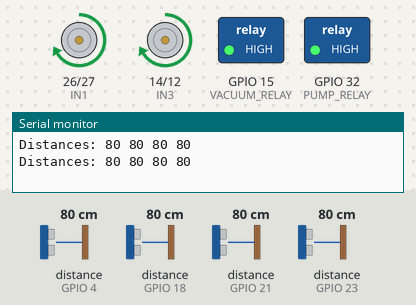
The sketch below on a simulated ESP32. Shown: motor-driver pin pairs drawn as motors (green arrow = first pin HIGH = forward, orange = second pin HIGH = backward, longer = more drive, scaled by the enable pin), switched loads named in the sketch (green lamp = pin HIGH), the last lines printed to the serial monitor. The inputs (shaded band) are chosen by the test bench; at power-on: distance to the obstacle (sensors on GPIO 4, GPIO 18, GPIO 21, GPIO 23) 80 cm. The echo pulse lasts 58.3 µs per cm.

Above: at 1.8 s.
1.9 s: distance to the obstacle (sensor on GPIO 4) set to 21 cm
3.4 s: distance to the obstacle (sensor on GPIO 4) set to 17 cm
At 6.2 s:
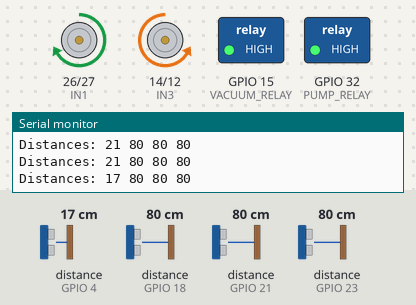
7.5 s: distance to the obstacle (sensor on GPIO 4) set to 35 cm
At 8.8 s:
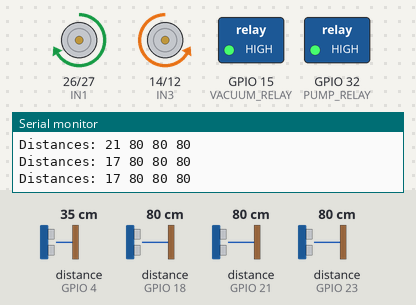
10.6 s: distance to the obstacle (sensor on GPIO 4) set to 2 cm
At 11.5 s:
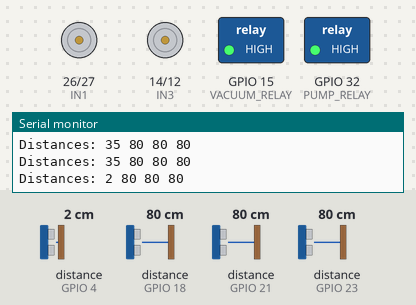
Timing chart, 0 to 15.7 s (numbered marks = the images above; inputs shaded):
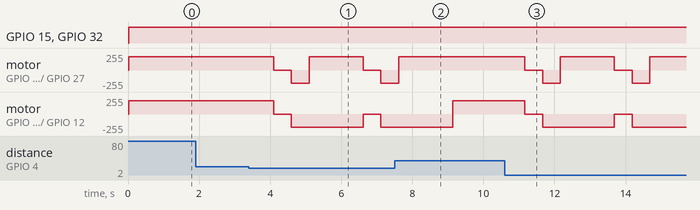

Measured:
- the behaviour switches between 20 and 19 cm on distance to the obstacle (sensor on GPIO 4) (found by bisection; images 0 and 1)
- after the input at 3.4 s, motor on GPIO 26 (IN1) / GPIO 27 (IN2): forward 200/255 → stopped after 0.70 s, → backward 200/255 0.50 s later, → forward 200/255 0.50 s later, → stopped 1.5 s later, … (5 changes in this stretch); motor on GPIO 14 (IN3) / GPIO 12 (IN4): alternates backward 200/255 for 2.0 s and stopped for 0.50 s, starting after 0.70 s
- after the input at 7.5 s, motor on GPIO 26 (IN1) / GPIO 27 (IN2): goes on until 7.6 s, then stays forward 200/255
- after the input at 10.6 s, motor on GPIO 26 (IN1) / GPIO 27 (IN2): forward 200/255 → stopped after 0.57 s, → backward 200/255 0.50 s later, → forward 200/255 0.50 s later, → stopped 1.5 s later, … (6 changes in this stretch); motor on GPIO 14 (IN3) / GPIO 12 (IN4): alternates backward 200/255 for 2.0 s and stopped for 0.50 s, starting after 0.57 s

The sketch:

Clean-Sweep.ino
```cpp
#include <Arduino.h>
#include <Ultrasonic.h>

// Define motor pins
#define IN1 26
#define IN2 27
#define IN3 14
#define IN4 12
#define ENA 25
#define ENB 33

// Define ultrasonic sensor pins
#define TRIG1 2
#define ECHO1 4
#define TRIG2 5
#define ECHO2 18
#define TRIG3 19
#define ECHO3 21
#define TRIG4 22
#define ECHO4 23

// Define relay module pins
#define VACUUM_RELAY 15
#define PUMP_RELAY 32

// Define motor speed
#define SPEED 200

Ultrasonic sensor1(TRIG1, ECHO1);
Ultrasonic sensor2(TRIG2, ECHO2);
Ultrasonic sensor3(TRIG3, ECHO3);
Ultrasonic sensor4(TRIG4, ECHO4);

void setup() {
    Serial.begin(115200);

    pinMode(IN1, OUTPUT);
    pinMode(IN2, OUTPUT);
    pinMode(IN3, OUTPUT);
    pinMode(IN4, OUTPUT);
    pinMode(ENA, OUTPUT);
    pinMode(ENB, OUTPUT);

    pinMode(VACUUM_RELAY, OUTPUT);
    pinMode(PUMP_RELAY, OUTPUT);

    digitalWrite(VACUUM_RELAY, LOW);
    digitalWrite(PUMP_RELAY, LOW);
}

void moveForward() {
    digitalWrite(IN1, HIGH);
    digitalWrite(IN2, LOW);
    digitalWrite(IN3, HIGH);
    digitalWrite(IN4, LOW);
    analogWrite(ENA, SPEED);
    analogWrite(ENB, SPEED);
}

void moveBackward() {
    digitalWrite(IN1, LOW);
    digitalWrite(IN2, HIGH);
    digitalWrite(IN3, LOW);
    digitalWrite(IN4, HIGH);
    analogWrite(ENA, SPEED);
    analogWrite(ENB, SPEED);
}

void stopMovement() {
    digitalWrite(IN1, LOW);
    digitalWrite(IN2, LOW);
    digitalWrite(IN3, LOW);
    digitalWrite(IN4, LOW);
}

void turnLeft() {
    digitalWrite(IN1, LOW);
    digitalWrite(IN2, HIGH);
    digitalWrite(IN3, HIGH);
    digitalWrite(IN4, LOW);
}

void turnRight() {
    digitalWrite(IN1, HIGH);
    digitalWrite(IN2, LOW);
    digitalWrite(IN3, LOW);
    digitalWrite(IN4, HIGH);
}

void loop() {
    int distance1 = sensor1.read();
    int distance2 = sensor2.read();
    int distance3 = sensor3.read();
    int distance4 = sensor4.read();

    Serial.print("Distances: ");
    Serial.print(distance1); Serial.print(" ");
    Serial.print(distance2); Serial.print(" ");
    Serial.print(distance3); Serial.print(" ");
    Serial.println(distance4);

    if (distance1 < 20 || distance2 < 20) {
        stopMovement();
        delay(500);
        moveBackward();
        delay(500);
        turnRight();
        delay(500);
    } else {
        moveForward();
    }

    digitalWrite(VACUUM_RELAY, HIGH);
    digitalWrite(PUMP_RELAY, HIGH);
    delay(1000);
}
```
